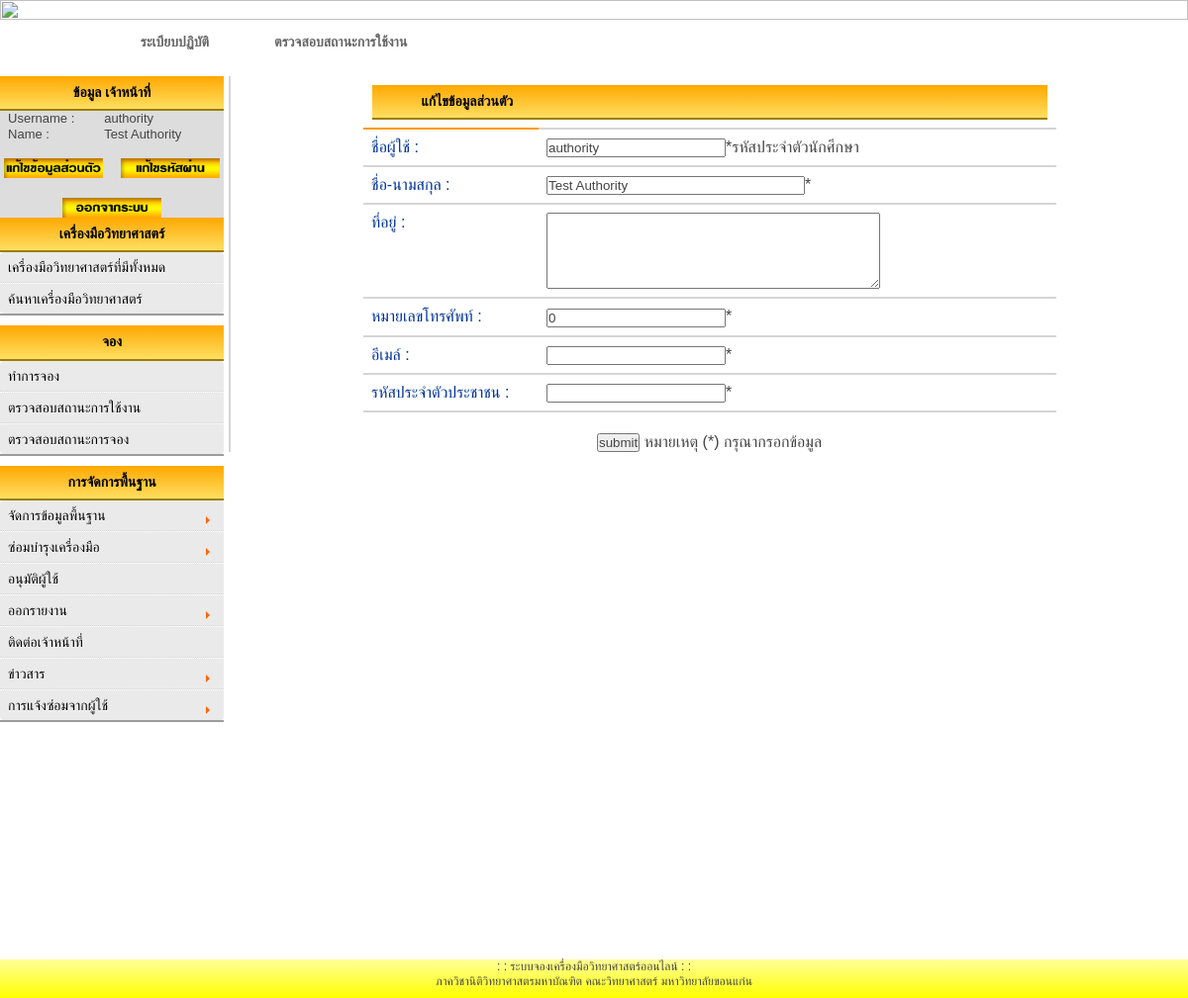
The page /authority/edit_profile.php (signed in) on the database its author committed.
### tables this page shows
CREATE TABLE IF NOT EXISTS `user` (
  `UserId` int(5) NOT NULL AUTO_INCREMENT,
  `UserName` varchar(50) NOT NULL,
  `Password` varchar(20) NOT NULL,
  `UserFullname` varchar(50) NOT NULL,
  `UserSex` varchar(5) NOT NULL,
  `UserAddress` varchar(150) NOT NULL,
  `UserPhone` varchar(11) NOT NULL,
  `UserEmail` varchar(150) NOT NULL,
  `UserSSID` varchar(13) NOT NULL,
  `UserStatus` varchar(20) NOT NULL DEFAULT 'user' COMMENT 'status: user, ADMIN, authority, authority-apply',
  `Active` varchar(10) NOT NULL DEFAULT 'No' COMMENT 'Active : Yes,No,NoApply',
  `Detail` varchar(300) NOT NULL,
  `FacultyId` varchar(10) NOT NULL,
  `DepartmentId` varchar(10) NOT NULL,
  `BranchId` varchar(10) NOT NULL,
  PRIMARY KEY (`UserId`),
  UNIQUE KEY `UserName` (`UserName`)
);

### authority/edit_profile.php (the view, shortened to what this page needs)
<html>
<head><meta http-equiv="Content-Type" content="text/html; charset=utf-8" />
<link href="styles_menu.css" rel="stylesheet" type="text/css">
<link href="table1.css" rel="stylesheet" type="text/css">
<link href="text1.css" rel="stylesheet" type="text/css" />
<link rel="stylesheet" href="style.css" />
<link href="styles_head.css" rel="stylesheet" type="text/css">
<link href="styles_head.css" rel="stylesheet" type="text/css">
<link href="smooth-php-cal.css" rel="stylesheet" />
</head>
<link rel='stylesheet' href='date_time/datepicker.css'>
<?php include('h2.php');?>
 <td width="80%" rowspan="8" align="center" valign="top">   <div id="content">
<?php
	$strSQL = "SELECT * FROM user WHERE UserId = '".$_SESSION['UserId']."' ";
	$objQuery = mysql_query($strSQL);
	$objResult = mysql_fetch_array($objQuery);
?>
 <table width="700" border="0"  id="box-table-a">
  <tr>
<td colspan="5"> <div id="head_content">
	  แก้ไขข้อมูลส่วนตัว</div></td>
</tr>
  <tr>
<form action="save_profile.php" name="frmEdit" method="post" onSubmit="JavaScript:return fncSubmit();">
<tr>
    <th width="160"> <div align="left">ชื่อผู้ใช้ :</div></th>
<td><input type="text" name="txtEditUserName" size="20" value="<?php echo $objResult["UserName"];?>">*รหัสประจำตัวนักศึกษา</td>
</tr>
<tr>
    <th width="50"> <div align="left">ชื่อ-นามสกุล : </div></th>
	 <td><div align=""><input type="text" name="txtEditUserFullname" size="30" value="<?php echo $objResult["UserFullname"];?>">*
	</div></td>
	</tr>
<tr>
    <th width="90"> <div align="left">ที่อยู่ : </div></th>
<td><textarea type="text" name="txtEditUserAddress"rows="5" cols="40" value="<?php echo $objResult["UserAddress"];?>"><?php echo $objResult["UserAddress"];?></textarea></td>
</tr>
<tr>
	    <th width="30"> <div align="left">หมายเลขโทรศัพท์  :</div></th>
<td align=""><input type="text" name="txtEditUserPhone" size="20" value="<?php echo $objResult["UserPhone"];?>">*</td>
</tr>
<tr>
    <th width="30"> <div align="left">อีเมล์  :</div></th>
<td align=""><input type="email" name="txtEditUserEmail" size="20" value="<?php echo $objResult["UserEmail"];?>">*</td>
</tr>
<tr>
    <th width="30"> <div align="left">รหัสประจำตัวประชาชน  :</div></th>
<td align=""><input type="text" name="txtEditUserSSID" size="20" value="<?php echo $objResult["UserSSID"];?>">*</td>
</tr>
</tr>
  </table><br>
  <input type="submit" name="submit" value="submit">
หมายเหตุ (*) กรุณากรอกข้อมูล
</div>
</div></td>
  </tr>
   <tr>
    <td BGCOLOR="DDDDDD"><center><form name="form1" method="post" action="check_login.php">
  <table border="0" style="width: 210px">
    <?php
	$strSQL = "SELECT * FROM user WHERE UserId = '".$_SESSION['UserId']."' ";
	$objQuery = mysql_query($strSQL);
	$objResult = mysql_fetch_array($objQuery);
?>
 <?php include('userbuttom.php'); ?>
<?php include('footer.php');?>
</body>
</html>

### authority/userbuttom.php
  <tbody>
      <tr  >
        <td><FONT SIZE="2" COLOR="">Username :</FONT></td>
        <td><FONT SIZE="2" COLOR=""><?php echo $objResult["UserName"];?></FONT>
        </td>
      </tr>
      <tr>
        <td><FONT SIZE="2" COLOR="">Name : </FONT></td>
        <td><FONT SIZE="2" COLOR=""><?php echo $objResult["UserFullname"];?></FONT>
        </td>
      </tr>
    </tbody>
  </table><br>
<a href="edit_profile.php"><IMG SRC="../images/edit_profile.png" WIDTH="100" HEIGHT="20" BORDER="0" ALT=""></a> &nbsp; &nbsp;
<a href="edit_password.php"><IMG SRC="../images/password.png" WIDTH="100" HEIGHT="20" BORDER="0" ALT=""></a>
<br><br>
<a href="logout.php"><IMG SRC="../images/logout.png" WIDTH="100" HEIGHT="20" BORDER="0" ALT=""></a>
<br>
</form></td>
  </tr>

### authority/table1.css (style rules this page uses)
body { line-height: 1.6em; }
#box-table-a { font-size: 16px; text-align: left; border-collapse: collapse; }
#box-table-a th { font-size: 16px; font-weight: normal; padding: 8px; border-top: 2px solid #ff9900; border-bottom: 2px solid #d5d5d5; color: #039; }
#box-table-a td { padding: 8px; color: #black; border-top: 1px solid transparent; border-right: 1px solid transparent; border-left: 1px solid transparent; border-bottom: 2px solid #d5d5d5; }

### authority/text1.css (style rules this page uses)
body { margin-left: 0px; margin-top: 0px; margin-right: 0px; margin-bottom: 0px; text-align: center; margin:auto; clear: both; <body topmargin="0" leftmargin="0" rightmargin="0" > }
a:link { color: #000; }
#content { margin:0 0 0 5; clear: both; font-size: 16px; border-left: 2px solid #d5d5d5; padding: 8 8 8 8 px; }
#head_content { background: -webkit-gradient(linear, left top, left bottom, from(#ffa801), to(#fedf61)); font-size: 14px; font-weight: bold; padding: 8 10 8 50px; border-bottom: solid 2px #9c7e04; color:#000; }

### authority/style.css (style rules this page uses)
html, body, div, span, object, iframe, h1, h2, h3, h4, h5, h6, p, blockquote, pre, abbr, address, cite, code, del, dfn, em, img, ins, kbd, q, samp, small, strong, sub, sup, var, b, i, dl, dt, dd, ol, ul, li, fieldset, form, label, legend, table, caption, tbody, tfoot, thead, tr, th, td, article, aside, canvas, details, figcaption, figure, footer, header, hgroup, menu, nav, section, summary, time, mark, audio, video { margin: 0; padding: 0; font-size: 100%; font: inherit; vertical-align: baseline; }
table { border-collapse: collapse; border-spacing: 0; }
input, select { vertical-align: middle; }
body { font:13px/1.231 sans-serif; *font-size:small; }
html { overflow-y: scroll; }
strong, th { font-weight: bold; }
td { vertical-align: top; }
textarea { overflow: auto; }
label, input[type="button"], input[type="submit"], input[type="image"], button { cursor: pointer; }
button, input, select, textarea { margin: 0; }
a:link { -webkit-tap-highlight-color: #FF5E99; }
body, select, input, textarea { color: #444; }

### authority/smooth-php-cal.css (style rules this page uses)
* { padding : 0; margin : 0; }

### rows shown on the page
user: txtEditUserName "authority", txtEditUserFullname "Test Authority", txtEditUserPhone "0", UserName "authority", UserFullname "Test Authority"
